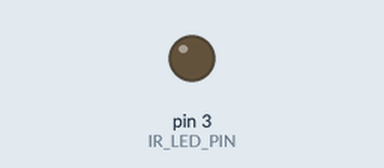
Simulated run of this sketch. Board: Arduino Uno, built with avr-gcc and run on an emulated ATmega328P. Shown: output pins drawn as LEDs (lit = HIGH).

Above: at 0.05 s.
Timing chart, 0 to 6.6 s (numbered marks = the images above):
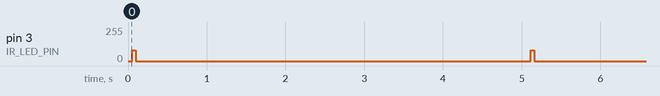

The sketch:

SendIRCustom.ino
```cpp
const int IR_LED_PIN = 3;  // Change to your IR LED pin

// Timing constants in microseconds
const unsigned int HEADER_PULSE = 3180;
const unsigned int HEADER_SPACE = 9880;

const unsigned int BIT_PULSE = 560;
const unsigned int ONE_SPACE = 1572;
const unsigned int ZERO_SPACE = 532;

void setup() {
  pinMode(IR_LED_PIN, OUTPUT);
  digitalWrite(IR_LED_PIN, LOW);
}

void loop() {
  sendCustomIr(0x88C0051);
  delay(5000); // Wait 5 seconds before sending again
}

void sendPulse(unsigned int duration) {
  digitalWrite(IR_LED_PIN, HIGH);
  delayMicroseconds(duration);
  digitalWrite(IR_LED_PIN, LOW);
  delayMicroseconds(560); // Gap between pulses, typical at 560us
}

void sendSpace(unsigned int duration) {
  digitalWrite(IR_LED_PIN, LOW);
  delayMicroseconds(duration);
}

void sendCustomIr(unsigned long code) {
  // Send header
  sendPulse(HEADER_PULSE);
  sendSpace(HEADER_SPACE);

  // Send 24 bits of data (assuming 24-bit code)
  for (int i = 23; i >= 0; i--) {
    sendPulse(BIT_PULSE);
    if (code & (1UL << i)) {
      sendSpace(ONE_SPACE); // Bit '1'
    } else {
      sendSpace(ZERO_SPACE); // Bit '0'
    }
  }
}
```

Measured:
- by itself, pin 3 (IR_LED_PIN): alternates 79/255 for 0.04 s and 0/255 for 5.0 s
